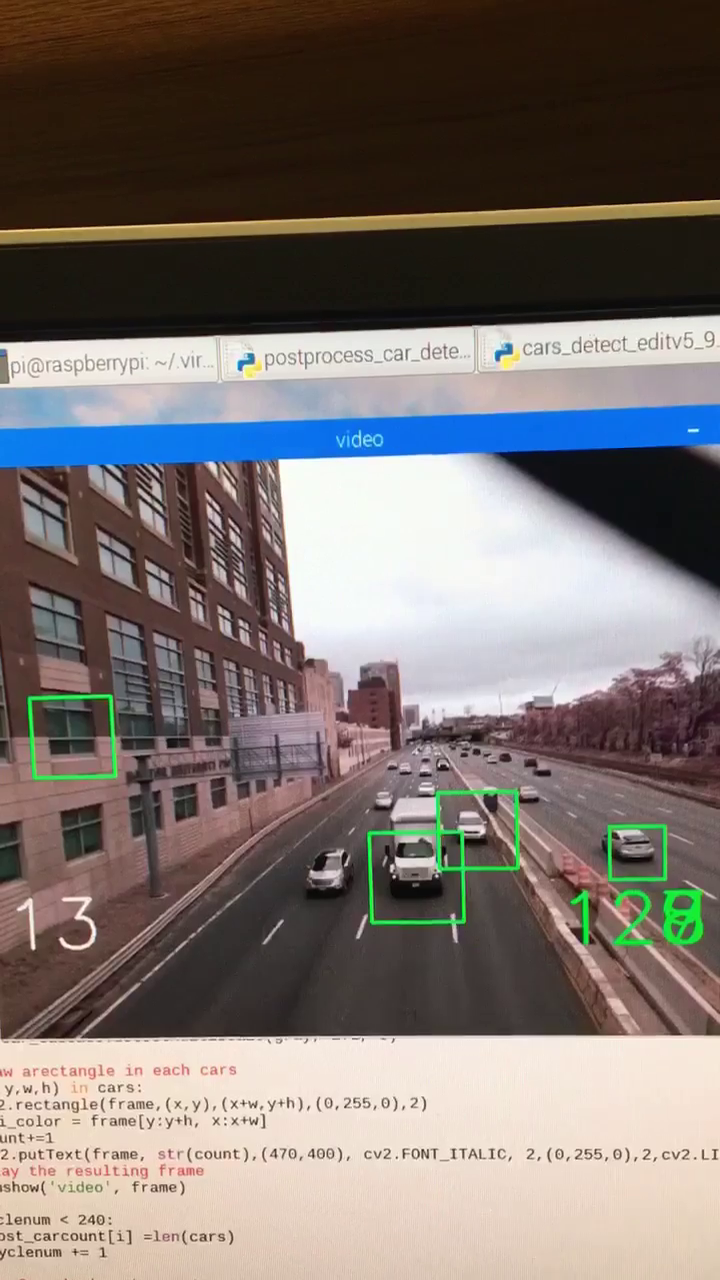
#> input picture frame 66 of PostProcessCarDetection/PostProcessVideos/video-1537406639.mp4, 720 x 1280 px, given in place of 1537376806.avi, which was not available
$ python postprocess_car_detection.py
#> lines starting #> are read from the running program, lines starting #| are printed output that depends on the picture; after the words box and inside, x2 and y2 are one past the last pixel; in counts of white or black regions, pixels touching at a corner belong together; pictures that were not available may be replaced by others from this repository, and a replacement may not be noted
#
# Final version of our post process car counting script.
#
# Created by Zachary Safran and Alecia Griffin.
#
import cv2
import numpy as np
import h5py
import time
import math

# Create VideoCapture object and read from video file
cap = cv2.VideoCapture('/home/pi/.virtualenvs/cv_wh/ProjectDocs/code/miniprojectData/1537376806/1537376806/1537376806.avi')
# Use trained cars XML classifiers
car_cascade = cv2.CascadeClassifier('cars.xml')

count = 0
# Array for data is preallocated.
post_carcount = np.zeros(240)
i = 0

# Read until video is completed.

while True:
    # Capture frame by frame.
    ret, frame = cap.read()
#> frame is the input picture: shape (1280, 720, 3); mean B, G, R 110.8, 114.9, 123.6
    # Convert video into gray scale of each frames.
    gray = cv2.cvtColor(frame, cv2.COLOR_BGR2GRAY)
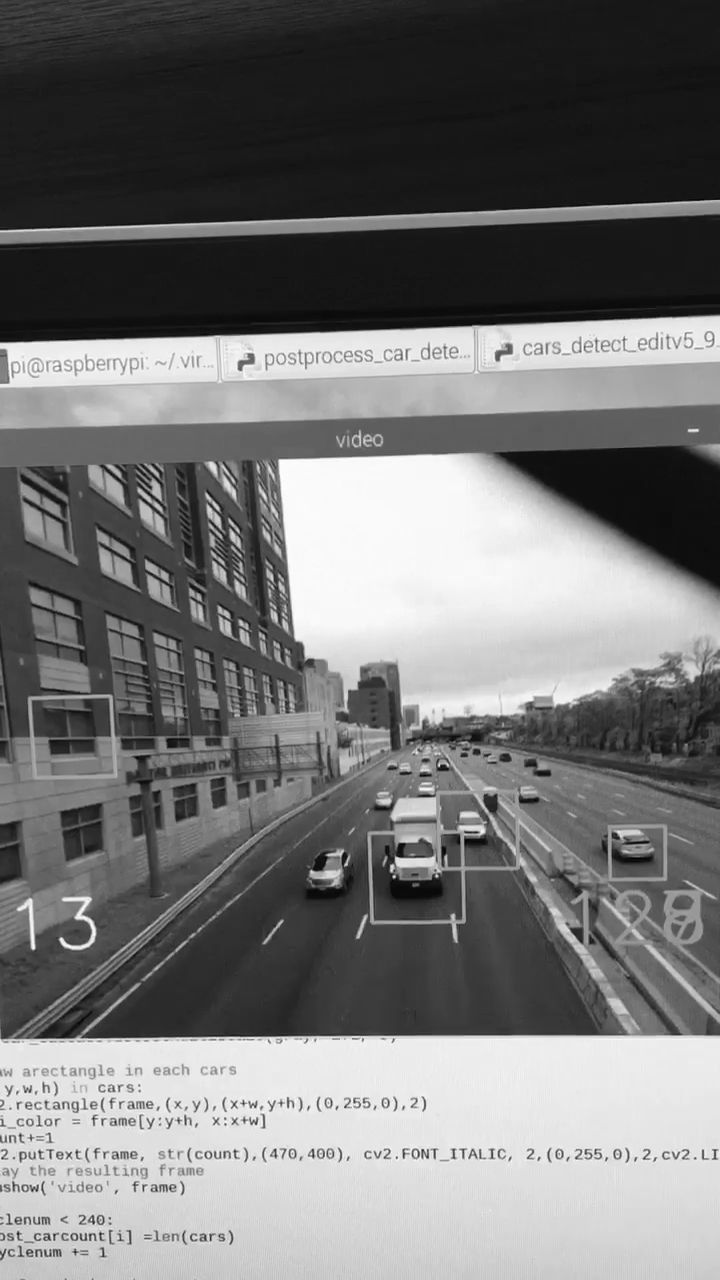
#> gray: shape (1280, 720); min 0, max 255, mean 117
    # Each frame is analyzed for cars.
    cars = car_cascade.detectMultiScale(gray, 1.1, 3)
#> cars = 13 rows, first 6: [494, 743, 23, 23], [530, 757, 26, 26], [674, 922, 22, 22], [665, 881, 33, 33], [82, 657, 40, 40], [154, 716, 44, 44]

    # A GREEN rectangle is drawn around the detected cars and the variable count is incremented.
    for (x,y,w,h) in cars:
        cv2.rectangle(frame,(x,y),(x+w,y+h),(0,255,0),2)
        roi_color = frame[y:y+h, x:x+w]
        count+=1
        cv2.putText(frame, str(count),(470,400), cv2.FONT_ITALIC, 2,(0,255,0),2,cv2.LINE_AA)
#> this loop made 13 passes
#> (x, y, w, h) on passes 1 to 12: (494, 743, 23, 23), (530, 757, 26, 26), (674, 922, 22, 22), (665, 881, 33, 33), (82, 657, 40, 40), (154, 716, 44, 44), (32, 1230, 40, 40), (503, 771, 48, 48), (526, 746, 45, 45), (605, 826, 56, 56), (92, 1094, 46, 46), (27, 693, 87, 87)
#> pass 1, `roi_color = frame[y:y+h, x:x+w]`:
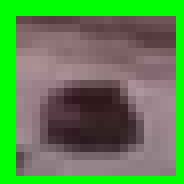
#> roi_color: shape (23, 23, 3) (shown 8 times larger); mean B, G, R 77.1, 136, 90.3
#> pass 2, `roi_color = frame[y:y+h, x:x+w]`:
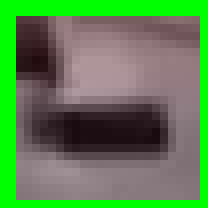
#> roi_color: shape (26, 26, 3) (shown 8 times larger); mean B, G, R 79.3, 130.9, 90.2
#> pass 3, `roi_color = frame[y:y+h, x:x+w]`:
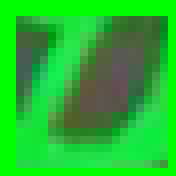
#> roi_color: shape (22, 22, 3) (shown 8 times larger); mean B, G, R 47.1, 186.4, 36.1
#> after the loop:
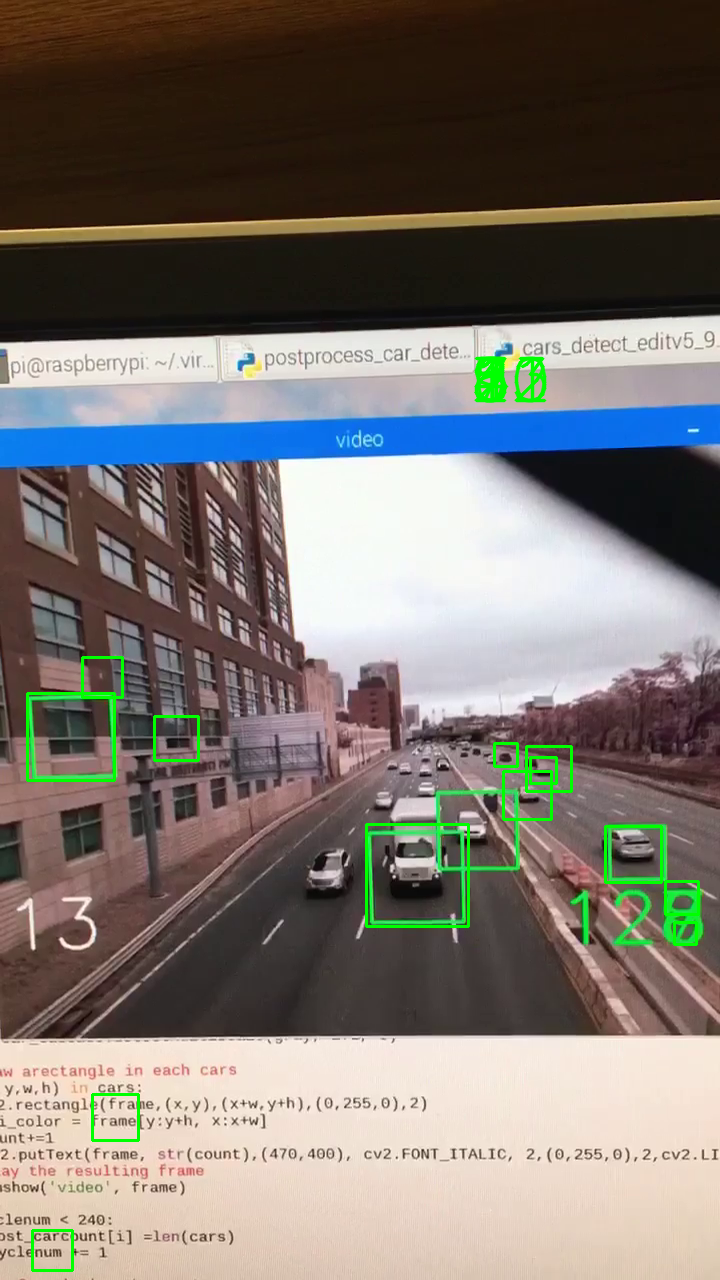
#> frame: shape (1280, 720, 3); 1.06% of pixels changed, all inside (x1, y1, x2, y2) = (26, 356, 700, 1272)
#> after the loop, count = 13
    # Text of the cummulative car count is added to each frame.
    # Video frame is shown.
    cv2.imshow('video', frame)

    if i < 240:
        # For 240 iterations the number of cars detected in each frame are stored in the data array.
        post_carcount[i] =len(cars)
        print ("number of cars:")
        print (post_carcount[i])
        i += 1


    # Press Q on keyboard to exit.
    if cv2.waitKey(25) & 0xFF == ord('q'):
#> (key q is pressed here)
        break
# After ~5 mins the loop exits and a unique .hdf5 file is created.
datafile = str(math.floor(time.time())) + '.hdf5'
with h5py.File(datafile,'w') as f:
        # The data array containing the cars per frame is written into the .hdf5 file
        f.create_dataset('post_carcount', data=post_carcount)


# This file was then read from and printed so that the user could verify that the data was recorded and output correctly.
f = h5py.File(datafile,'r')
#> (the run stopped early here; a loop or call above may not have finished)

$ run again, starting later in the video
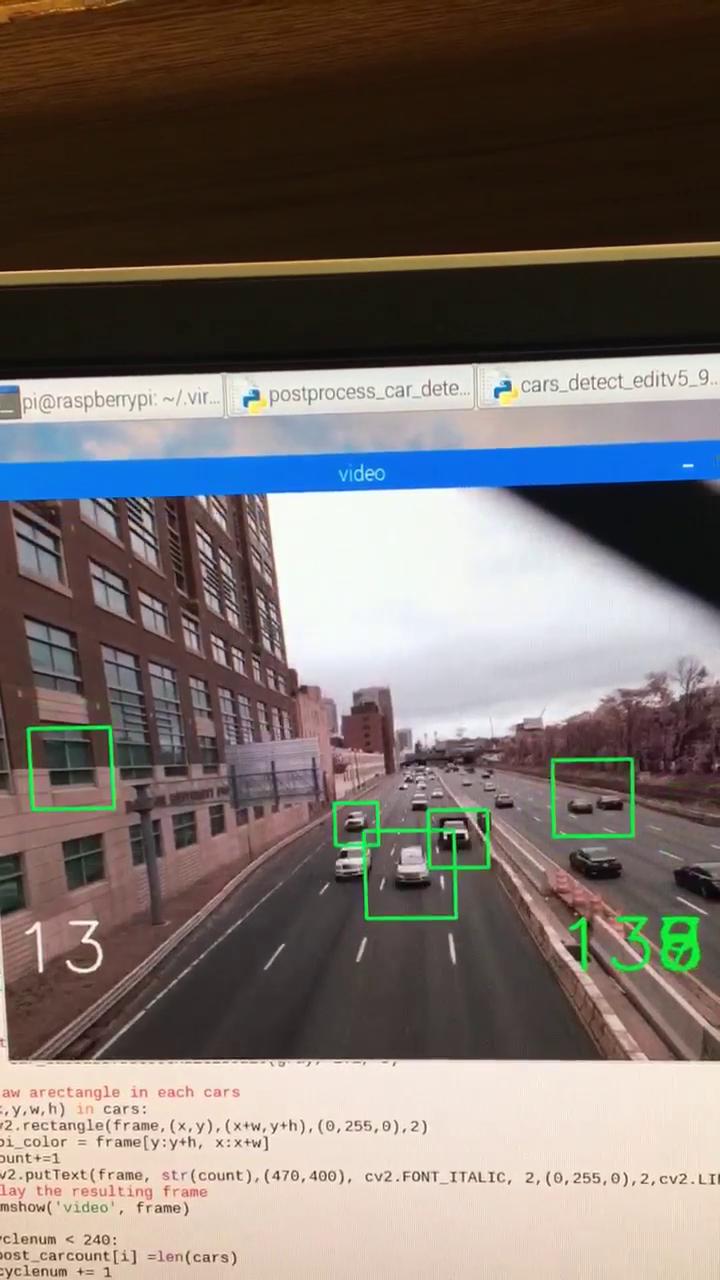
#> input picture frame 299 of PostProcessCarDetection/PostProcessVideos/video-1537406639.mp4, 720 x 1280 px, given in place of 1537376806.avi, which was not available
#> frame is the input picture: shape (1280, 720, 3); mean B, G, R 105.9, 110.6, 119.8
#> `gray = cv2.cvtColor(frame, cv2.COLOR_BGR2GRAY)`:
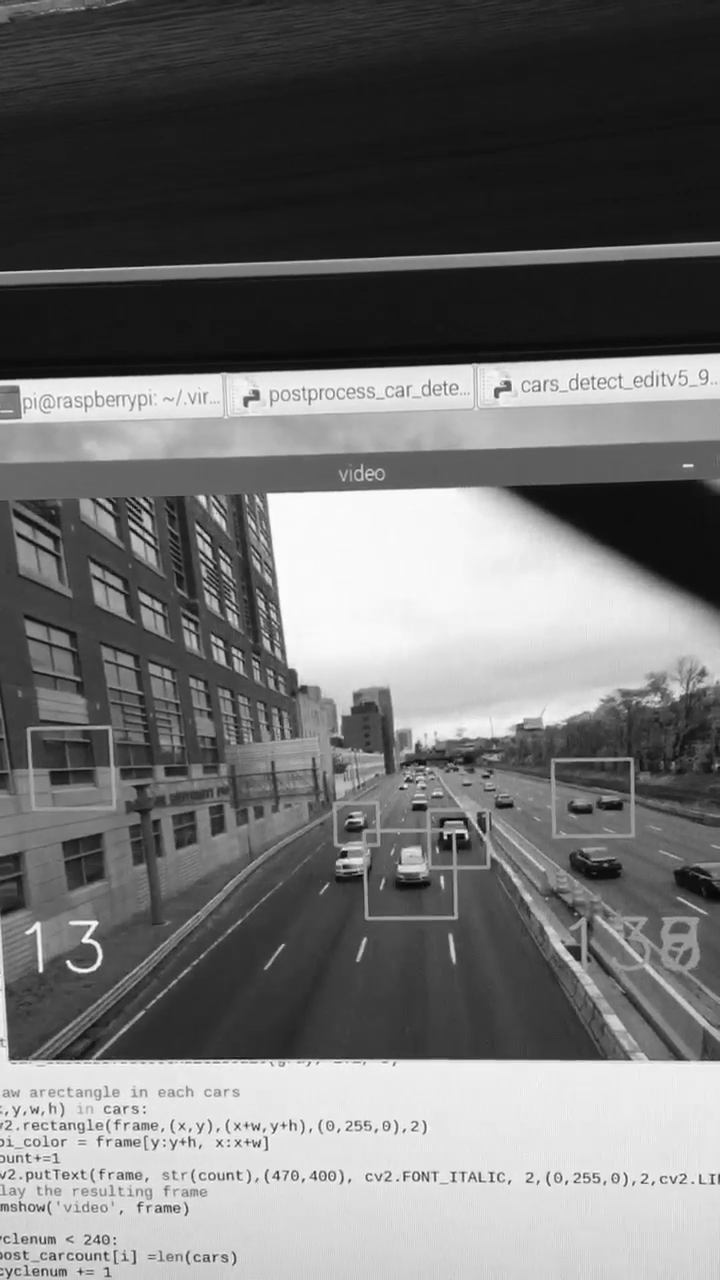
#> gray: shape (1280, 720); min 1, max 255, mean 112.8
#> cars = [[492, 790, 26, 26], [661, 906, 36, 36], [334, 804, 38, 38], [154, 744, 44, 44], [586, 778, 46, 46], [103, 1116, 44, 44], [330, 790, 53, 53], [555, 760, 79, 79], [30, 724, 86, 86]]
#> the loop `for (x,y,w,h) in cars:` made 9 passes
#> after the loop `for (x,y,w,h) in cars:`:
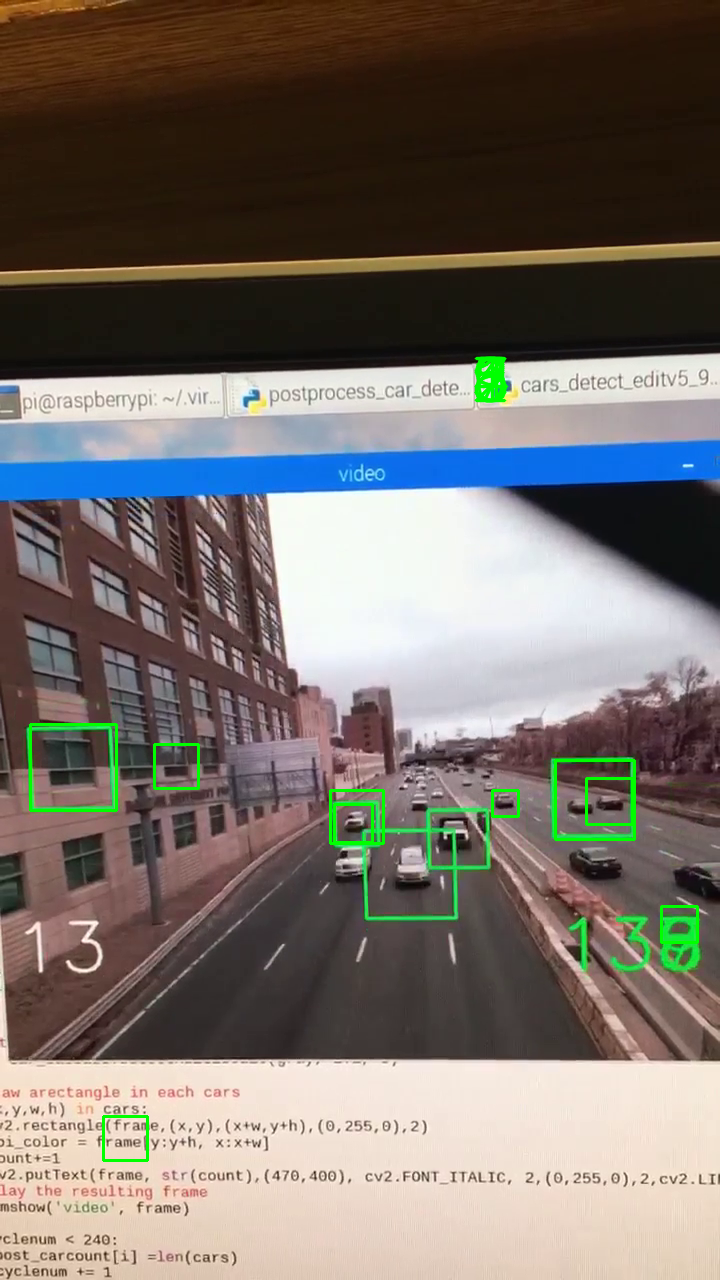
#> frame: shape (1280, 720, 3); 0.73% of pixels changed, all inside (x1, y1, x2, y2) = (29, 356, 699, 1162)
#> after the loop `for (x,y,w,h) in cars:`: count = 9

$ run again, starting later in the video
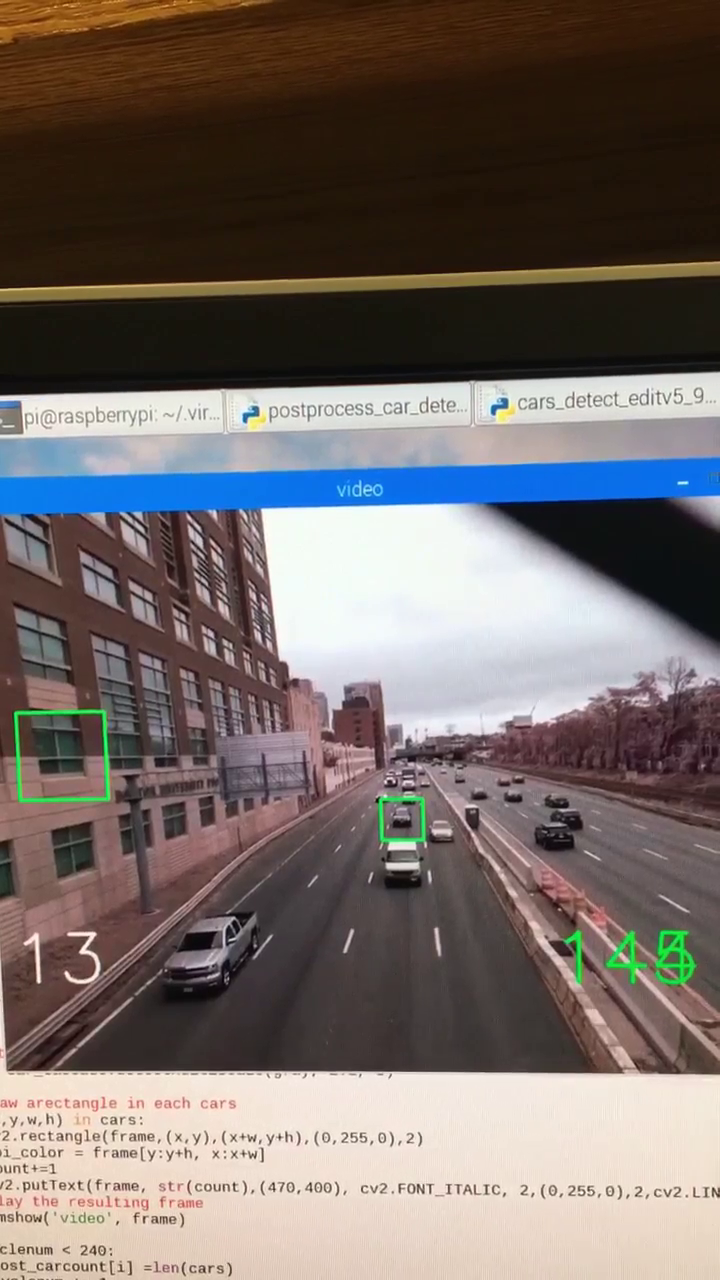
#> input picture frame 532 of PostProcessCarDetection/PostProcessVideos/video-1537406639.mp4, 720 x 1280 px, given in place of 1537376806.avi, which was not available
#> frame is the input picture: shape (1280, 720, 3); mean B, G, R 102.3, 106, 115.6
#> `gray = cv2.cvtColor(frame, cv2.COLOR_BGR2GRAY)`:
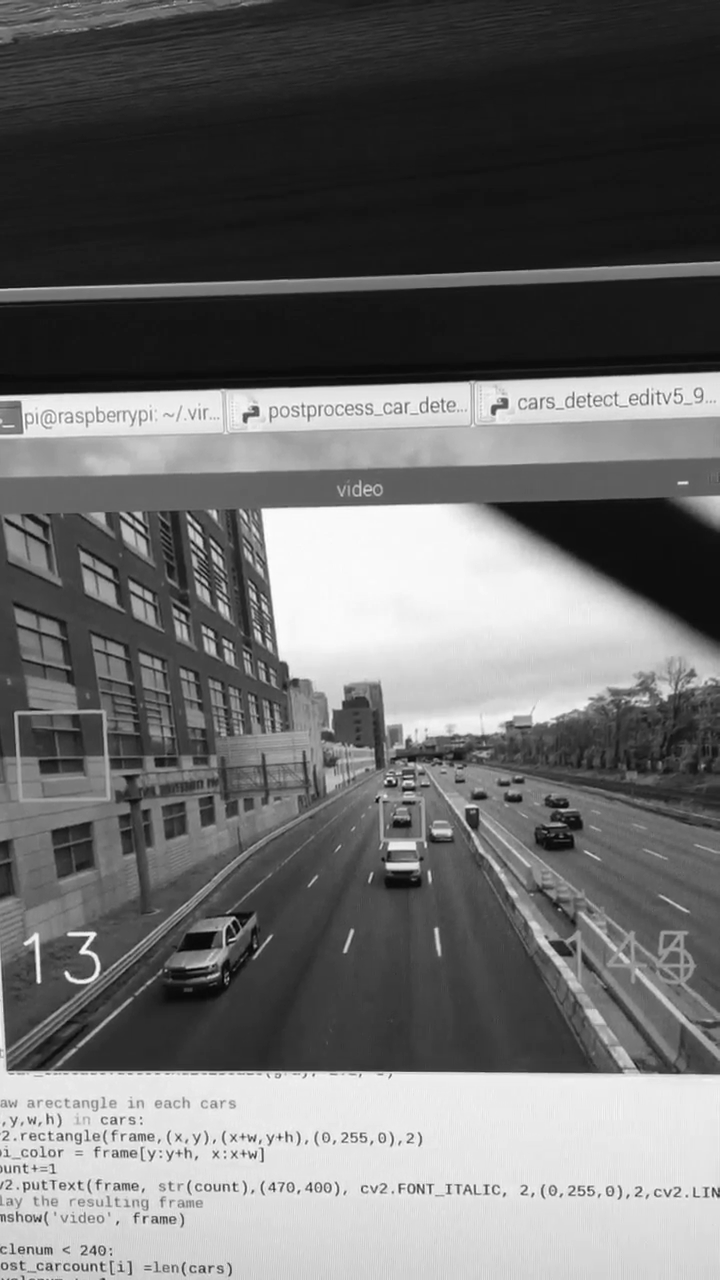
#> gray: shape (1280, 720); min 4, max 255, mean 108.4
#> cars = [[509, 768, 22, 22], [500, 780, 29, 29], [68, 672, 41, 41], [421, 813, 43, 43], [536, 816, 46, 46], [374, 796, 46, 46], [525, 768, 56, 56]]
#> the loop `for (x,y,w,h) in cars:` made 7 passes
#> after the loop `for (x,y,w,h) in cars:`:
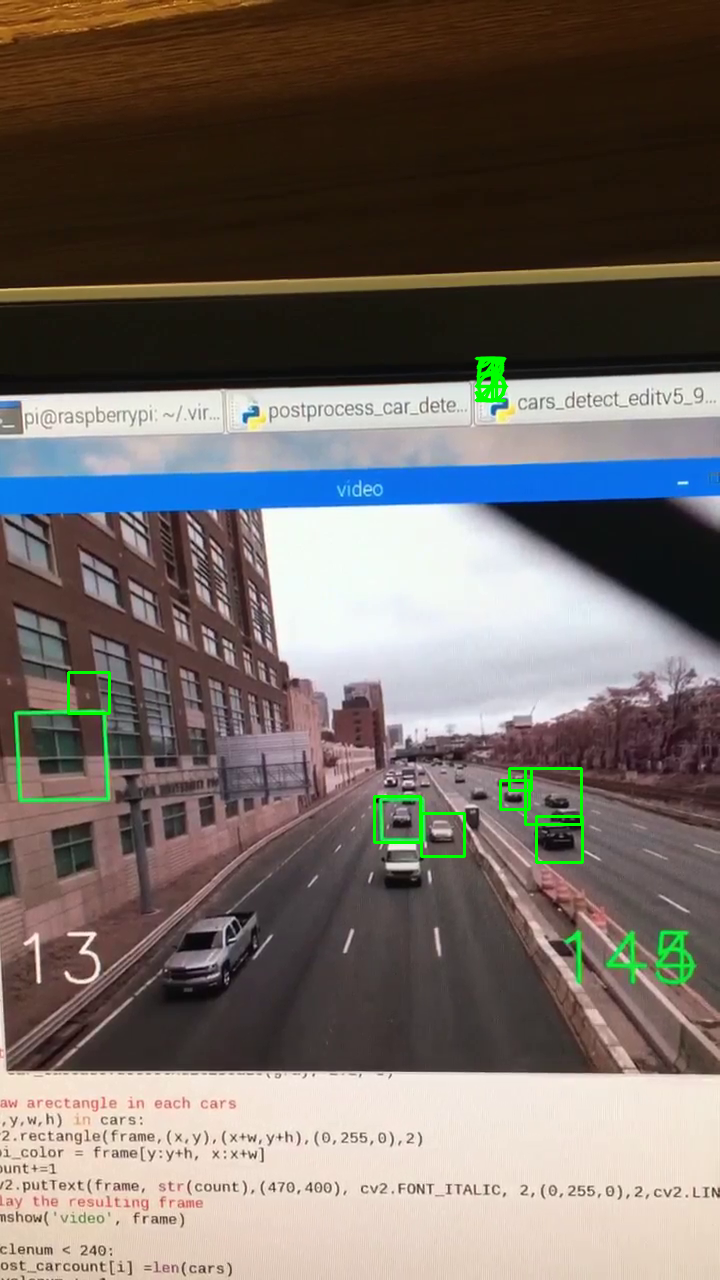
#> frame: shape (1280, 720, 3); 0.49% of pixels changed, all inside (x1, y1, x2, y2) = (67, 356, 584, 864)
#> after the loop `for (x,y,w,h) in cars:`: count = 7
